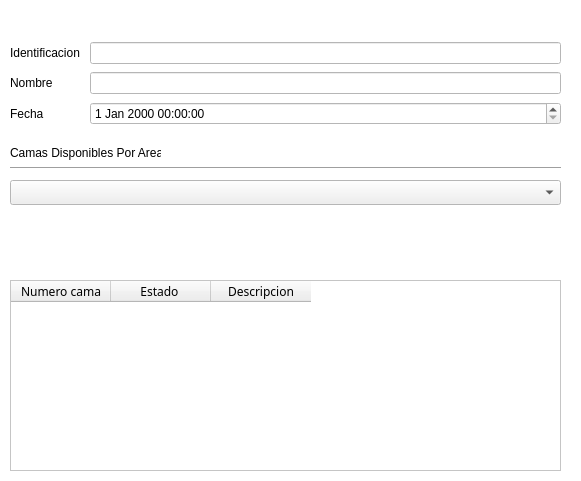
<?xml version="1.0" encoding="UTF-8"?>
<ui version="4.0">
 <class>widgetCamaPaciente</class>
 <widget class="QWidget" name="widgetCamaPaciente">
  <property name="geometry">
   <rect>
    <x>0</x>
    <y>0</y>
    <width>581</width>
    <height>481</height>
   </rect>
  </property>
  <property name="palette">
   <palette>
    <active>
     <colorrole role="Base">
      <brush brushstyle="SolidPattern">
       <color alpha="255">
        <red>255</red>
        <green>255</green>
        <blue>255</blue>
       </color>
      </brush>
     </colorrole>
     <colorrole role="Window">
      <brush brushstyle="SolidPattern">
       <color alpha="255">
        <red>255</red>
        <green>255</green>
        <blue>255</blue>
       </color>
      </brush>
     </colorrole>
    </active>
    <inactive>
     <colorrole role="Base">
      <brush brushstyle="SolidPattern">
       <color alpha="255">
        <red>255</red>
        <green>255</green>
        <blue>255</blue>
       </color>
      </brush>
     </colorrole>
     <colorrole role="Window">
      <brush brushstyle="SolidPattern">
       <color alpha="255">
        <red>255</red>
        <green>255</green>
        <blue>255</blue>
       </color>
      </brush>
     </colorrole>
    </inactive>
    <disabled>
     <colorrole role="Base">
      <brush brushstyle="SolidPattern">
       <color alpha="255">
        <red>255</red>
        <green>255</green>
        <blue>255</blue>
       </color>
      </brush>
     </colorrole>
     <colorrole role="Window">
      <brush brushstyle="SolidPattern">
       <color alpha="255">
        <red>255</red>
        <green>255</green>
        <blue>255</blue>
       </color>
      </brush>
     </colorrole>
    </disabled>
   </palette>
  </property>
  <property name="cursor">
   <cursorShape>PointingHandCursor</cursorShape>
  </property>
  <property name="windowTitle">
   <string>Asignar Cama Paciente</string>
  </property>
  <widget class="QTableWidget" name="tableWidgetCamas">
   <property name="geometry">
    <rect>
     <x>10</x>
     <y>280</y>
     <width>551</width>
     <height>191</height>
    </rect>
   </property>
   <column>
    <property name="text">
     <string>Numero cama</string>
    </property>
    <property name="font">
     <font>
      <family>Ubuntu Condensed</family>
     </font>
    </property>
   </column>
   <column>
    <property name="text">
     <string>Estado </string>
    </property>
    <property name="font">
     <font>
      <family>Ubuntu Condensed</family>
     </font>
    </property>
   </column>
   <column>
    <property name="text">
     <string>Descripcion</string>
    </property>
    <property name="font">
     <font>
      <family>Ubuntu Condensed</family>
     </font>
    </property>
   </column>
  </widget>
  <widget class="QComboBox" name="comboBoxArea">
   <property name="geometry">
    <rect>
     <x>10</x>
     <y>180</y>
     <width>551</width>
     <height>25</height>
    </rect>
   </property>
  </widget>
  <widget class="QLabel" name="labelArea">
   <property name="geometry">
    <rect>
     <x>10</x>
     <y>140</y>
     <width>151</width>
     <height>25</height>
    </rect>
   </property>
   <property name="text">
    <string>Camas Disponibles Por Areas</string>
   </property>
  </widget>
  <widget class="Line" name="lineArea">
   <property name="geometry">
    <rect>
     <x>10</x>
     <y>160</y>
     <width>551</width>
     <height>16</height>
    </rect>
   </property>
   <property name="orientation">
    <enum>Qt::Horizontal</enum>
   </property>
  </widget>
  <widget class="QWidget" name="">
   <property name="geometry">
    <rect>
     <x>10</x>
     <y>40</y>
     <width>551</width>
     <height>89</height>
    </rect>
   </property>
   <layout class="QGridLayout" name="gridLayout">
    <item row="0" column="0">
     <widget class="QLabel" name="label">
      <property name="text">
       <string>Identificacion </string>
      </property>
     </widget>
    </item>
    <item row="0" column="1">
     <widget class="QLineEdit" name="lineEdit"/>
    </item>
    <item row="1" column="0">
     <widget class="QLabel" name="label_2">
      <property name="text">
       <string>Nombre</string>
      </property>
     </widget>
    </item>
    <item row="1" column="1">
     <widget class="QLineEdit" name="lineEdit_2"/>
    </item>
    <item row="2" column="0">
     <widget class="QLabel" name="label_3">
      <property name="text">
       <string>Fecha</string>
      </property>
     </widget>
    </item>
    <item row="2" column="1">
     <widget class="QDateTimeEdit" name="dateTimeEdit"/>
    </item>
   </layout>
  </widget>
 </widget>
 <resources/>
 <connections/>
</ui>
